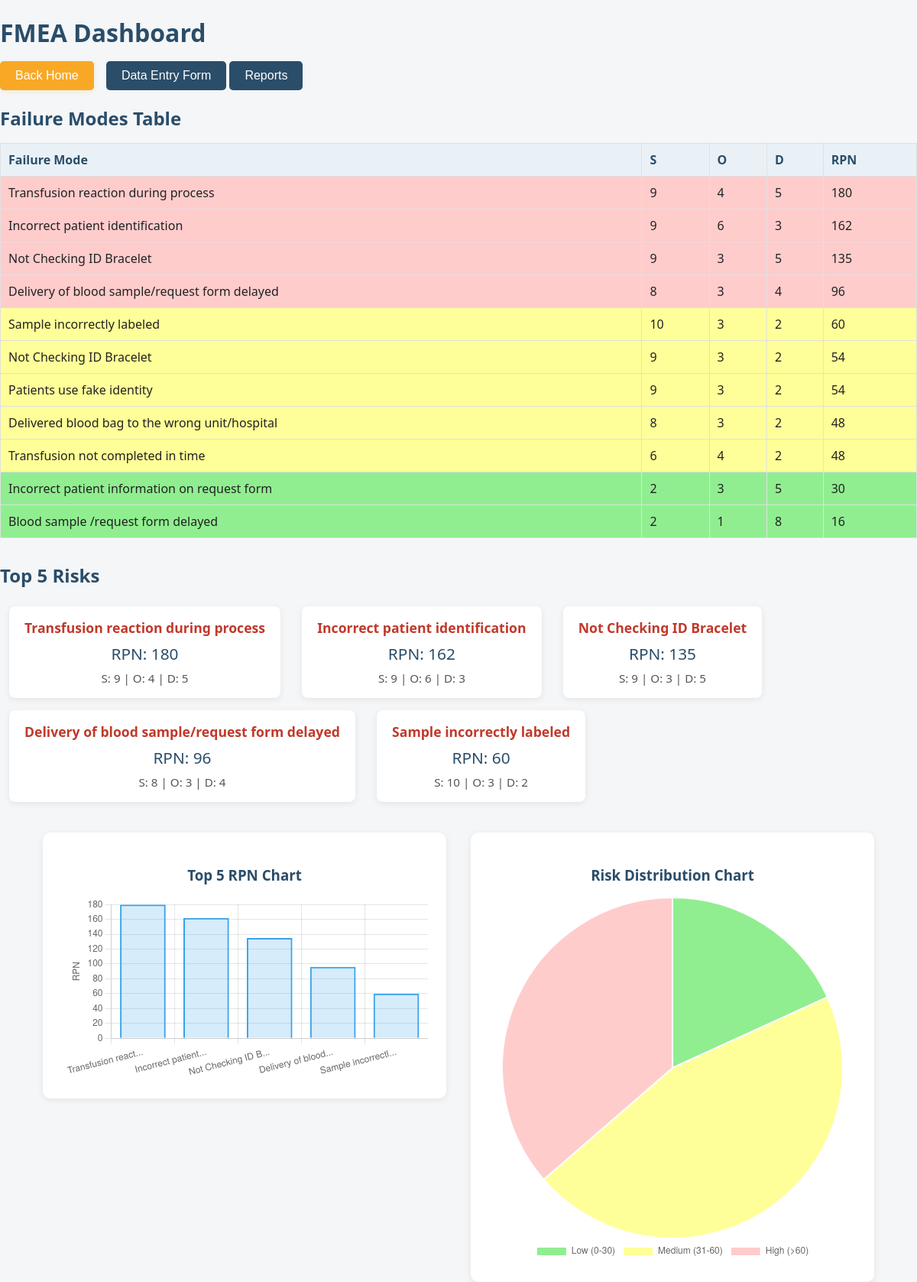
/dashboard, run on the app's committed database.
### tables this page shows
CREATE TABLE failure_modes
                 (id INTEGER PRIMARY KEY AUTOINCREMENT,
                  step TEXT,
                  failure_mode TEXT,
                  cause TEXT,
                  control TEXT,
                  s INTEGER,
                  o INTEGER,
                  d INTEGER,
                  rpn INTEGER);

### app.py (the view)
@app.route('/dashboard')
def dashboard():
    data = get_all_data()
    stats = get_stats(data)
    top_5 = sorted(data, key=lambda x: x['RPN'], reverse=True)[:5]
    risk_dist = {'Low (0-30)': len([d for d in data if d['RPN'] <= 30]),
                 'Medium (31-60)': len([d for d in data if 31 <= d['RPN'] <= 60]),
                 'High (>60)': len([d for d in data if d['RPN'] > 60])}
    return render_template('dashboard.html', data=data, stats=stats, top_5=top_5, risk_dist=risk_dist)

### app.py (called while the page is built)
def get_all_data():
    conn = sqlite3.connect('fmea.db')
    c = conn.cursor()
    c.execute('SELECT id, step, failure_mode, cause, control, s, o, d, rpn FROM failure_modes ORDER BY rpn DESC')
    rows = c.fetchall()
    data = [{
        'id': row[0],
        'Step': row[1],
        'Failure Mode': row[2],
        'Cause': row[3],
        'Control': row[4],
        'S': row[5],
        'O': row[6],
        'D': row[7],
        'RPN': row[8]
    } for row in rows]
    conn.close()
    return data

def get_stats(data):
    if not data:
        return {'average': 0, 'max': 0, 'min': 0, 'high_risk': 0}
    df = pd.DataFrame(data)
    avg_rpn = df['RPN'].mean()
    max_rpn = df['RPN'].max()
    min_rpn = df['RPN'].min()
    high_risk = len(df[df['RPN'] > 60])
    return {'average': round(avg_rpn, 2), 'max': max_rpn, 'min': min_rpn, 'high_risk': high_risk}

### templates/dashboard.html (shortened to what this page needs)
<!DOCTYPE html>
<html lang="en">
<head>
    <link rel="stylesheet" href="/static/style.css">
</head>
<body>
    <h1>FMEA Dashboard</h1>
    <div style="margin-bottom: 16px;">
        <a href="/home"><button class="back-home-btn">Back Home</button></a>
        <a href="/form"><button>Data Entry Form</button></a>
        <a href="/reports"><button>Reports</button></a>
    </div>
    <h2>Failure Modes Table</h2>
    <table>
        <tr>
            <th>Failure Mode</th>
            <th>S</th>
            <th>O</th>
            <th>D</th>
            <th>RPN</th>
        </tr>
        {% for mode in data %}
        <tr style="background-color: {% if mode['RPN'] <= 30 %}#90ee90{% elif mode['RPN'] <= 60 %}#ffff99{% else %}#ffcccc{% endif %};">
            <td>{{ mode['Failure Mode'] }}</td>
            <td>{{ mode['S'] }}</td>
            <td>{{ mode['O'] }}</td>
            <td>{{ mode['D'] }}</td>
            <td>{{ mode['RPN'] }}</td>
        </tr>
        {% endfor %}
    </table>
    <h2 style="margin-top:32px;">Top 5 Risks</h2>
    <div class="top5-container">
        {% for mode in top_5 %}
        <div class="top5-card" style="display:inline-block;vertical-align:top;margin:8px 12px;padding:16px 20px;background:#fff;border-radius:8px;box-shadow:0 2px 8px rgba(0,0,0,0.08);min-width:160px;text-align:center;">
            <div style="font-size:1.1em;font-weight:600;color:#c0392b;">{{ mode['Failure Mode'] }}</div>
            <div style="margin:8px 0;font-size:1.3em;color:#2a4d69;">RPN: {{ mode['RPN'] }}</div>
            <div style="font-size:0.95em;color:#555;">S: {{ mode['S'] }} | O: {{ mode['O'] }} | D: {{ mode['D'] }}</div>
        </div>
        {% endfor %}
    </div>
    <div class="chart-row" style="display:flex;flex-wrap:wrap;gap:32px;margin-top:32px;justify-content:center;align-items:flex-start;">
        <div class="chart-container" style="flex:1;min-width:320px;max-width:480px;background:#fff;padding:24px;border-radius:10px;box-shadow:0 2px 8px rgba(0,0,0,0.08);">
            <h3 style="text-align:center;">Top 5 RPN Chart</h3>
            <canvas id="top5Chart"></canvas>
        </div>
        <div class="chart-container" style="flex:1;min-width:320px;max-width:480px;background:#fff;padding:24px;border-radius:10px;box-shadow:0 2px 8px rgba(0,0,0,0.08);">
            <h3 style="text-align:center;">Risk Distribution Chart</h3>
            <canvas id="riskChart"></canvas>
        </div>
    </div>
    <script>
        // Prepare JSON-safe arrays for charts
        const top5Labels = {{ top_5 | map(attribute='Failure Mode') | list | tojson | safe }};
        // truncate labels to 20 chars for display
        const top5LabelsShort = top5Labels.map(l => (typeof l === 'string' && l.length > 20) ? l.slice(0, 17) + '...' : l);
        const top5Data = {{ top_5 | map(attribute='RPN') | list | tojson | safe }};
        const top5Ctx = document.getElementById('top5Chart').getContext('2d');
        new Chart(top5Ctx, {
            type: 'bar',
            data: {
                labels: top5LabelsShort,
                datasets: [{
                    label: 'Top 5 RPN',
                    data: top5Data,
                    backgroundColor: 'rgba(54, 162, 235, 0.2)',
                    borderColor: 'rgba(54, 162, 235, 1)',
                    borderWidth: 2
                }]
            },
            options: {
                responsive: true,
                plugins: { legend: { display: false } },
                scales: { y: { beginAtZero: true, title: { display: true, text: 'RPN' } } }
            }
        });
        const riskDist = {{ risk_dist | tojson | safe }};
        const riskCtx = document.getElementById('riskChart').getContext('2d');
        new Chart(riskCtx, {
            type: 'pie',
            data: {
                labels: ['Low (0-30)', 'Medium (31-60)', 'High (>60)'],
                datasets: [{
                    data: [riskDist['Low (0-30)'] || 0, riskDist['Medium (31-60)'] || 0, riskDist['High (>60)'] || 0],
                    backgroundColor: ['#90ee90', '#ffff99', '#ffcccc']
                }]
            },
            options: {
                responsive: true,
                plugins: { legend: { position: 'bottom' } }
            }
        });
    </script>
</body>
</html>

### static/style.css (style rules this page uses)
.back-home-btn { background: #f9a825; color: #fff; border: none; border-radius: 5px; padding: 10px 20px; font-size: 1rem; cursor: pointer; margin-right: 12px; box-shadow: 0 2px 6px rgba(249,168,37,0.15); transition: background 0.2s; }
body { font-family: 'Segoe UI', Arial, sans-serif; background: #f4f6f8; margin: 0; padding: 0; color: #222; }
h1, h2, h3 { color: #2a4d69; margin-bottom: 16px; }
button, input[type="submit"] { background: #2a4d69; color: #fff; border: none; border-radius: 5px; padding: 10px 20px; font-size: 1rem; cursor: pointer; transition: background 0.2s; }
table { width: 100%; border-collapse: collapse; margin-bottom: 24px; }
table th, table td { border: 1px solid #e0e0e0; padding: 10px; text-align: left; }
table th { background: #e9f1f7; color: #2a4d69; }

### data on the page
failure_modes: failure_mode "Transfusion reaction during process", S "9", O "4", D "5", RPN "180"
failure_modes: failure_mode "Incorrect patient identification", S "9", O "6", D "3", RPN "162"
failure_modes: failure_mode "Not Checking ID Bracelet", S "9", O "3", D "5", RPN "135"
failure_modes: failure_mode "Delivery of blood sample/request form delayed", S "8", O "3", D "4", RPN "96"
failure_modes: failure_mode "Sample incorrectly labeled", S "10", O "3", D "2", RPN "60"
failure_modes: failure_mode "Not Checking ID Bracelet", S "9", O "3", D "2", RPN "54"
failure_modes: failure_mode "Patients use fake identity", S "9", O "3", D "2", RPN "54"
failure_modes: failure_mode "Delivered blood bag to the wrong unit/hospital", S "8", O "3", D "2", RPN "48"
failure_modes: failure_mode "Transfusion not completed in time", S "6", O "4", D "2", RPN "48"
failure_modes: failure_mode "Incorrect patient information on request form", S "2", O "3", D "5", RPN "30"
failure_modes: failure_mode "Blood sample /request form delayed", S "2", O "1", D "8", RPN "16"

### other printed values
chart data {{ top_5 | map(attribute='RPN') | list | tojson | safe }} [180, 162, 135, 96, 60]
